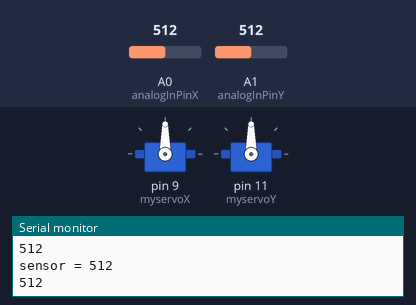
A sketch run on a simulated Arduino Uno, built with avr-gcc and run on an emulated ATmega328P. On the bench: 2 × servo, the last lines printed to the serial monitor. The test bench sets the inputs (shaded band); at power-on: A0 (analogInPinX) = 512, A1 (analogInPinY) = 512.

Above: at 1.2 s.
1.3 s: A0 (analogInPinX) set to 11
At 2.3 s:
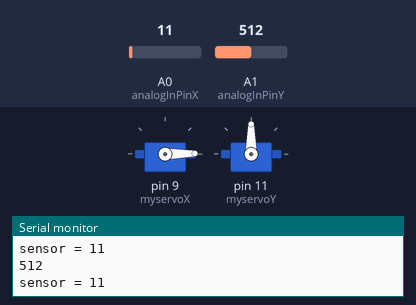
2.8 s: A0 (analogInPinX) set to 8
4.3 s: A1 (analogInPinY) set to 716
At 4.6 s:
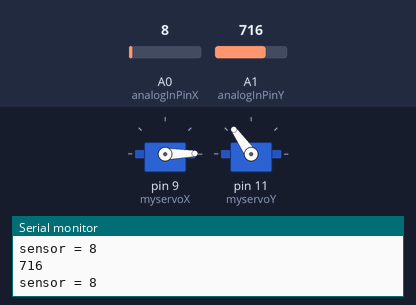
5.8 s: A1 (analogInPinY) set to 990
At 6.1 s:
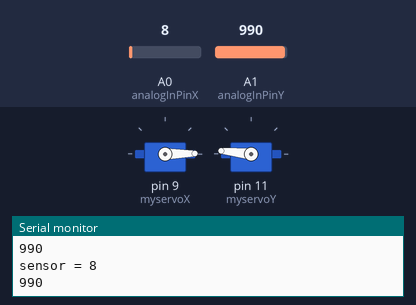
7.3 s: A1 (analogInPinY) set to 1007
At 7.6 s:
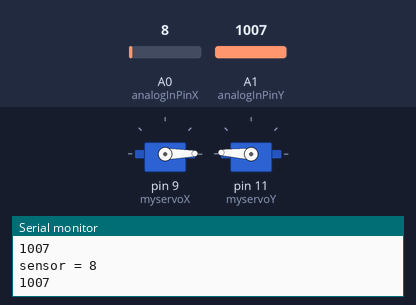
8.8 s: A0 (analogInPinX) set to 91
At 9.8 s:
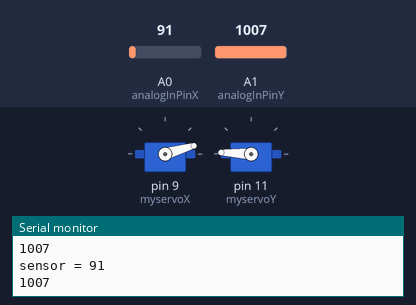
10.3 s: A0 (analogInPinX) set to 108
At 11.4 s:
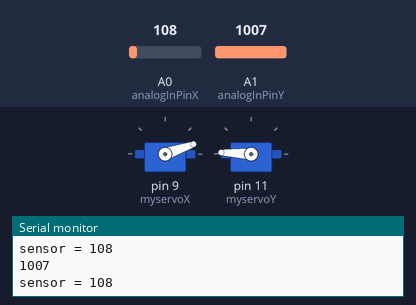
Timing chart, 0 to 12.8 s (numbered marks = the images above; inputs shaded):
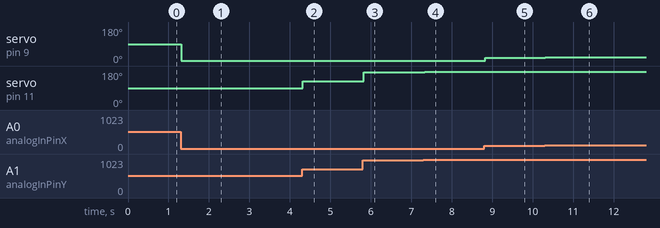

The sketch:

laser_turret.ino
```cpp
/*
  Laser Turret System

  This circit reads from a joy stick (analog in) and uses that input to control the
  direction of a laser turret, constructed of two hot glued together servo motors.

 */
#include <Servo.h>

Servo myservoX;  // create servo object to control a servo
Servo myservoY;  // create servo object to control a servo

const int analogInPinX = A0; // Analog input pin that the joystick is attached to
const int analogInPinY = A1; // Analog input pin that the joystick is attached to

int sensorValueX = 0;
int sensorValueY = 0;

int outputValueX = 0;
int outputValueY = 0;

void setup() {
  // initialize serial communications at 9600 bps:
  Serial.begin(9600);

  myservoX.attach(9);  // attaches the servo on pin 9 to the servo object
  myservoY.attach(11);  // attaches the servo on pin 11 to the servo object

}

void loop() {
  // read the analog in values:
  sensorValueX = analogRead(analogInPinX);
  sensorValueY = analogRead(analogInPinY);

  // map it to the range of the analog out:
  outputValueX = map(sensorValueX, 0, 1023, 0, 180);
  outputValueY = map(sensorValueY, 0, 1023, 0, 180);

  //Servo Control
  myservoX.write(outputValueX);                  // sets the servo position according to the scaled value
  delay(15);                                     // waits for the servo to get there

  myservoY.write(outputValueY);                  // sets the servo position according to the scaled value
  delay(15);

  // print the results to the Serial Monitor:
  Serial.print("sensor = ");
  Serial.println(sensorValueX);
  Serial.println(sensorValueY);


  // wait 2 milliseconds before the next loop for the analog-to-digital
  // converter to settle after the last reading:
  delay(2);
}
```

Measured:
- after the input at 1.3 s, servo on pin 9 (myservoX): 90° → 1° at once
- after the input at 4.3 s, servo on pin 11 (myservoY): 90° → 125° at once
- after the input at 5.8 s, servo on pin 11 (myservoY): 125° → 174° at once
- after the input at 7.3 s, servo on pin 11 (myservoY): 174° → 177° at once
- after the input at 8.8 s, servo on pin 9 (myservoX): 1° → 16° at once
- after the input at 10.3 s, servo on pin 9 (myservoX): 16° → 19° at once
